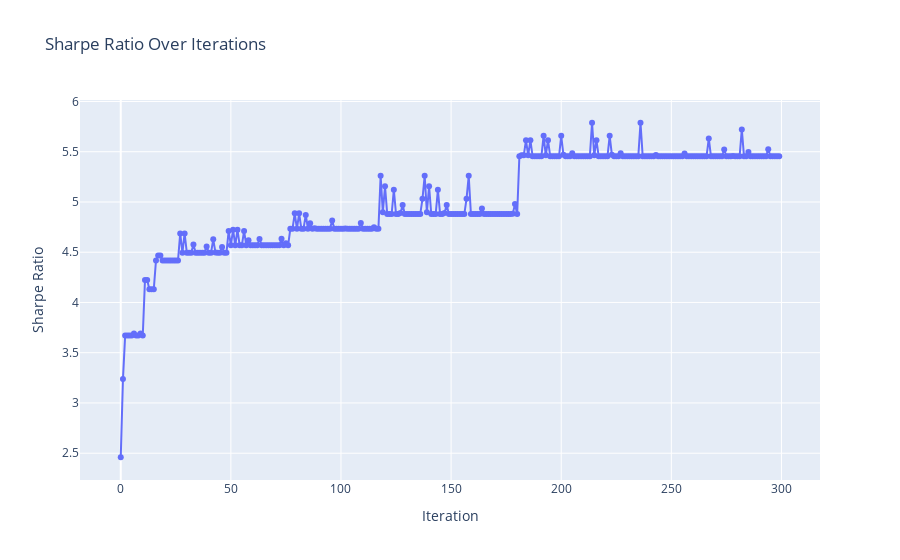

Notebook source saved alongside this figure:
### Code cell
sharpe_ratios = [portfolio['sharpe'] for portfolio in total_portfolios]

fig = go.Figure(data=go.Scatter(x=list(range(len(sharpe_ratios))), y=sharpe_ratios, mode='lines+markers'))
fig.update_layout(title='Sharpe Ratio Over Iterations',
                  xaxis_title='Iteration',
                  yaxis_title='Sharpe Ratio',
                  )
fig.show()

### Figure 1 — Plotly figure (JSON) as saved in the notebook; plotly's stock layout.template omitted (floating-point values rounded to 4 significant figures; data arrays with more than 128 entries replaced by an {"elided": "..."} marker saying what was removed)
{"data": [{"mode": "lines+markers", "type": "scatter", "x": {"elided": "300 int values"}, "y": {"elided": "300 float values"}}], "layout": {"title": {"text": "Sharpe Ratio Over Iterations"}, "xaxis": {"title": {"text": "Iteration"}}, "yaxis": {"title": {"text": "Sharpe Ratio"}}}}
